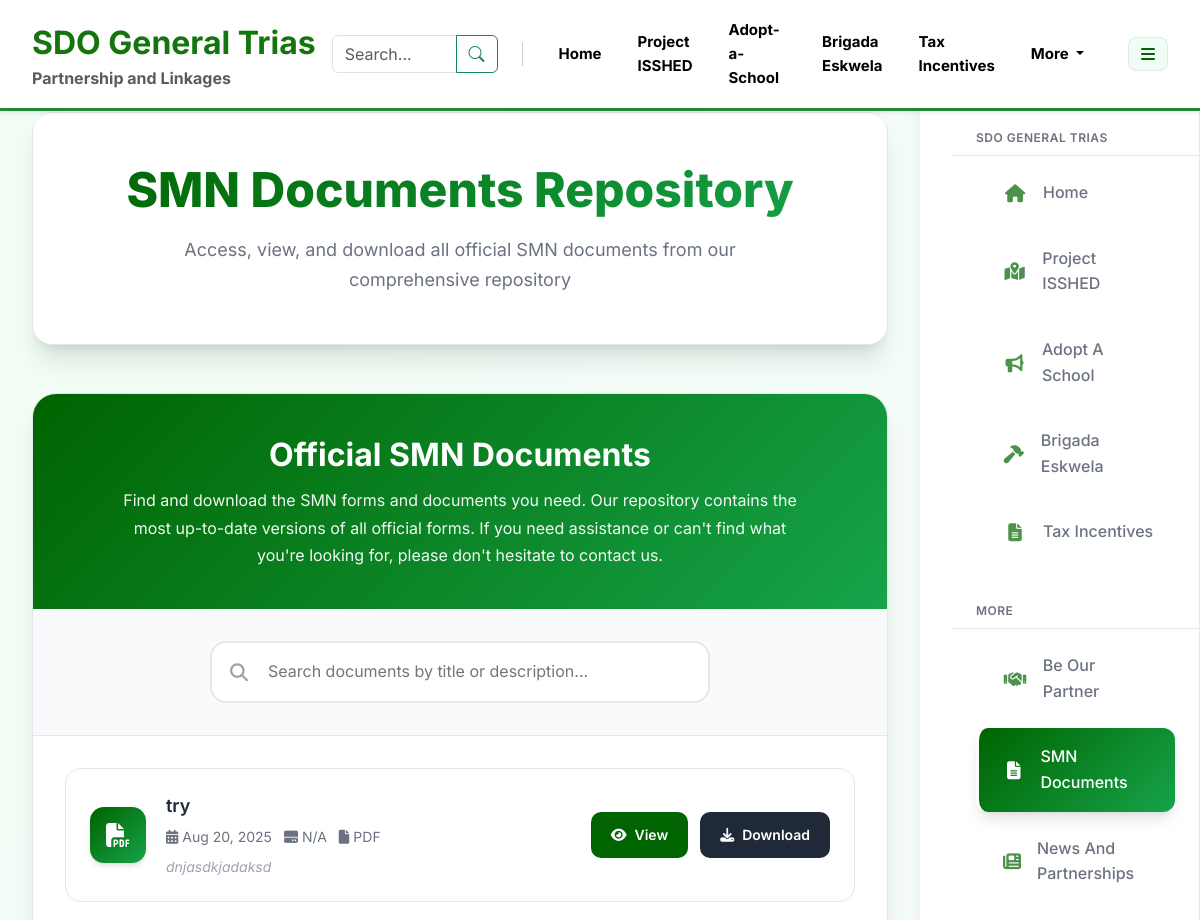
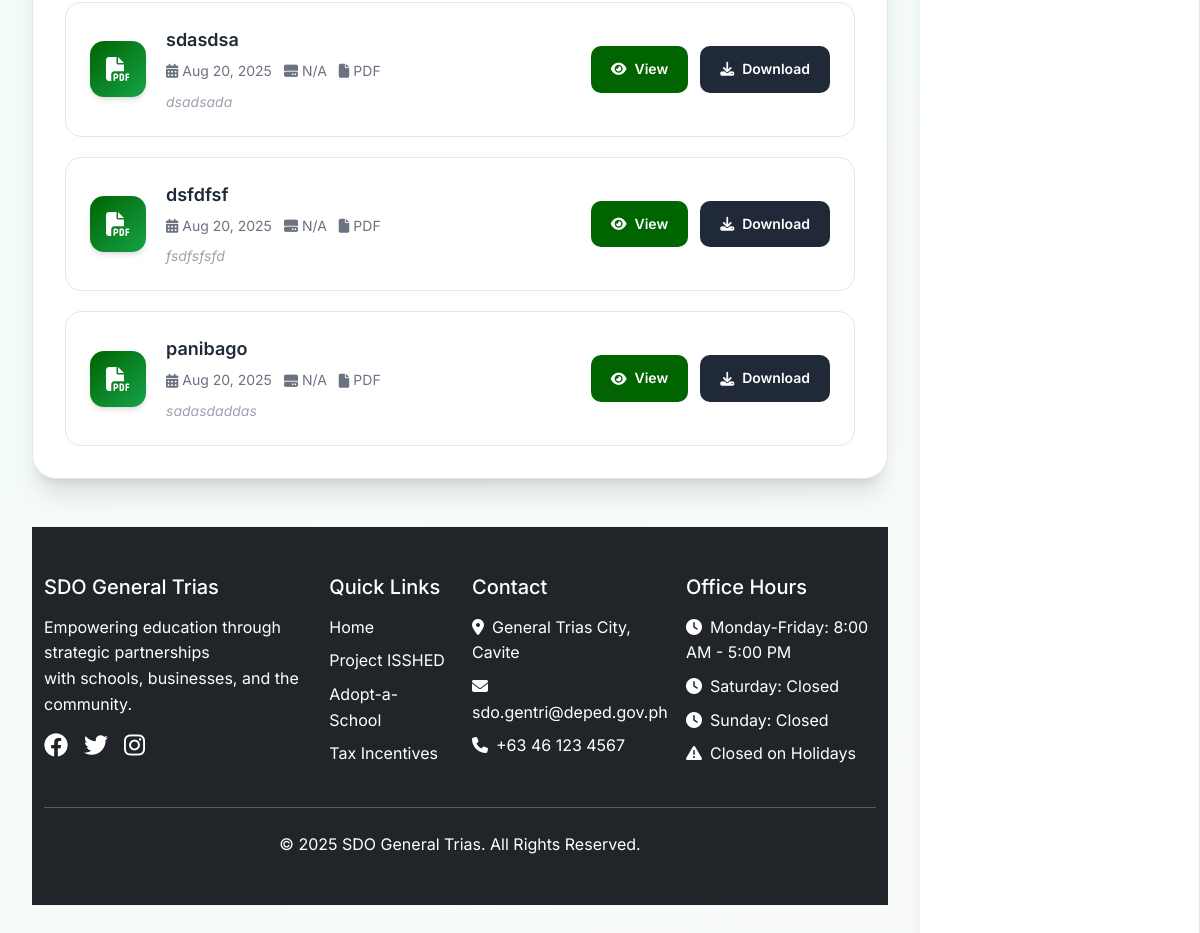
Screenshot of /user/smn_document.php with the database file from the repository (2 pictures, top to bottom).
### tables this page shows
CREATE TABLE `smn_documents` (
  `id` int(11) NOT NULL,
  `title` varchar(255) NOT NULL,
  `description` text DEFAULT NULL,
  `file_path` varchar(255) NOT NULL,
  `upload_date` datetime NOT NULL
);

### user/smn_document.php (the view, shortened to what this page needs)
<?php
function isActive($pageName) {
    $currentPage = basename($_SERVER['PHP_SELF']);
    return ($currentPage == $pageName) ? 'active-nav' : '';
}
$servername = "localhost";
$username = "root";
$password = "";
$dbname = "sdo_gentri";
$conn = new mysqli($servername, $username, $password, $dbname);
$docsSql = "SELECT * FROM smn_documents ORDER BY upload_date DESC";
$docsResult = $conn->query($docsSql);
?>
<!DOCTYPE html>
<html lang="en">
<head>
    <link href="https://cdn.jsdelivr.net/npm/bootstrap@5.3.7/dist/css/bootstrap.min.css" rel="stylesheet">
    <link rel="stylesheet" href="https://cdn.jsdelivr.net/npm/bootstrap-icons@1.10.5/font/bootstrap-icons.css">
    <link href="https://cdnjs.cloudflare.com/ajax/libs/font-awesome/6.4.0/css/all.min.css" rel="stylesheet">
</head>
<body>
<nav class="navbar navbar-expand-lg fixed-top bg-light shadow-sm">
    <div class="container-fluid">
        <div class="navbar-brand d-flex flex-column align-items-start">
            <span class="custom-green fw-bold">SDO General Trias</span>
            <span class="text-muted fs-6">Partnership and Linkages</span>
        </div>
        <div class="collapse navbar-collapse justify-content-end" id="navbarGenTri">
            <ul class="navbar-nav mb-2 mb-lg-0 align-items-center">
                <li class="nav-item me-3">
                    <form class="d-flex" role="search">
                        <div class="input-group">
                            <input class="form-control" type="search" placeholder="Search..." aria-label="Search">
                            <button class="btn btn-outline-success" type="submit">
                                <i class="bi bi-search"></i>
                            </button>
                        </div>
                    </form>
                </li>
                <li class="nav-item d-none d-lg-flex align-items-center px-2">
                </li>
                <li class="nav-item">
                    <a class="nav-link fw-bold" href="index.html">Home</a>
                </li>
                <li class="nav-item">
                    <a class="nav-link fw-bold" href="proj-isshed.html">Project ISSHED</a>
                </li>
                <li class="nav-item">
                    <a class="nav-link fw-bold" href="#adopt-a-school">Adopt-a-School</a>
                </li>
                <li class="nav-item">
                    <a class="nav-link fw-bold" href="#brigada-eskwela">Brigada Eskwela</a>
                </li>
                <li class="nav-item">
                    <a class="nav-link fw-bold" href="taxIncentives.html">Tax Incentives</a>
                </li>
                <li class="nav-item dropdown">
                    <a class="nav-link dropdown-toggle fw-bold" href="#" role="button" data-bs-toggle="dropdown" aria-expanded="false">
                        More
                    </a>
                </li>
                <li class="nav-item">
                    <label for="checkbox" class="sidebar-toggle d-flex align-items-center ms-3">
                        <i class="fa fa-bars" aria-hidden="true"></i>
                    </label>
                </li>
            </ul>
        </div>
    </div>
</nav>
<div class="body">
    <nav class="side-bar">
        <div class="user-p">
            <ul>
                <div class="menu-category">SDO General Trias</div>
                <li class="<?php echo isActive('index.php'); ?>">
                    <a href="index.php">
                        <i class="fas fa-home"></i>
                        <span>Home</span>
                    </a>
                </li>
                <li class="<?php echo isActive('proj-isshed.php'); ?>">
                    <a href="proj-isshed.php">
                        <i class="fas fa-map-marked-alt"></i>
                        <span>Project ISSHED</span>
                    </a>
                </li>
                <li class="<?php echo isActive('proj-isshed.php'); ?>">
                    <a href="proj-isshed.php#adopt-a-school">
                        <i class="fas fa-bullhorn"></i>
                        <span>Adopt A School</span>
                    </a>
                </li>
                <li class="<?php echo isActive('proj-isshed.php'); ?>">
                    <a href="proj-isshed.php#brigada-eskwela">
                        <i class="fas fa-hammer"></i>
                        <span>Brigada Eskwela</span>
                    </a>
                </li>
                <li class="<?php echo isActive('taxIncentives.php'); ?>">
                    <a href="taxIncentives.php">
                        <i class="fas fa-file-alt"></i>
                        <span>Tax Incentives</span>
                    </a>
                </li>
                <div class="menu-category">MORE</div>
                <li class="<?php echo isActive('Be_our_partner.php'); ?>">
                    <a href="proj-isshed.php#be-our-partner">
                        <i class="fas fa-handshake"></i>
                        <span>Be Our Partner</span>
                    </a>
                </li>
                <li class="<?php echo isActive('smn_document.php'); ?>">
                    <a href="smn_document.php">
                        <i class="fas fa-file-alt"></i>
                        <span>SMN Documents</span>
                    </a>
                </li>
                 <li class="<?php echo isActive('index.php'); ?>">
                    <a href="index.php#news-partnership-updates">
                        <i class="fas fa-newspaper"></i>
                        <span>News And Partnerships</span>
                    </a>
                </li>
            </ul>
        </div>
    </nav>
    <div class="main-content" id="mainContent">
        <main class="main-container">
            <div class="page-header">
                <h1>SMN Documents Repository</h1>
                <p>Access, view, and download all official SMN documents from our comprehensive repository</p>
            </div>
            <div class="documents-section">
                <div class="documents-header">
                    <h2>Official SMN Documents</h2>
                    <p>Find and download the SMN forms and documents you need. Our repository contains the most up-to-date versions of all official forms. If you need assistance or can't find what you're looking for, please don't hesitate to contact us.</p>
                </div>
                <div class="search-section">
                    <div class="search-container">
                        <i class="fas fa-search search-icon"></i>
                        <input type="text" id="searchInput" placeholder="Search documents by title or description...">
                    </div>
                </div>
                <div class="documents-grid" id="documentsGrid">
                    <?php if ($docsResult && $docsResult->num_rows > 0): ?>
                        <?php while ($row = $docsResult->fetch_assoc()): ?>
                        <?php
                        $file_path = $row['file_path'];
                        $file_info = pathinfo($file_path);
                        $file_ext = isset($file_info['extension']) ? strtoupper($file_info['extension']) : 'PDF';
                        $full_path = $_SERVER['DOCUMENT_ROOT'] . '/' . $file_path;
                        $file_size = file_exists($full_path) ? formatSizeUnits(filesize($full_path)) : 'N/A';
                        $upload_date = date('M d, Y', strtotime($row['upload_date']));
                        ?>
                        <div class="document-card" data-title="<?php echo strtolower(htmlspecialchars($row['title'])); ?>" data-description="<?php echo strtolower(htmlspecialchars($row['description'] ?? '')); ?>">
                            <div class="document-info">
                                <div class="document-icon">
                                    <i class="fas fa-file-pdf"></i>
                                </div>
                                <div class="document-details">
                                    <h3 class="document-title"><?php echo htmlspecialchars($row['title']); ?></h3>
                                    <div class="document-meta">
                                        <span><i class="fas fa-calendar-alt"></i> <?php echo $upload_date; ?></span>
                                        <span><i class="fas fa-hdd"></i> <?php echo $file_size; ?></span>
                                        <span><i class="fas fa-file"></i> <?php echo $file_ext; ?></span>
                                    </div>
                                    <?php if (!empty($row['description'])): ?>
                                        <div class="document-description"><?php echo htmlspecialchars($row['description']); ?></div>
                                    <?php endif; ?>
                                </div>
                            </div>
                            <div class="document-actions">
                                <a href="/<?php echo $file_path; ?>" target="_blank" class="action-btn view-btn">
                                    <i class="fas fa-eye"></i>
                                    View
                                </a>
                                <a href="/<?php echo $file_path; ?>" download class="action-btn download-btn">
                                    <i class="fas fa-download"></i>
                                    Download
                                </a>
                            </div>
                        </div>
                        <?php endwhile; ?>
                    <?php endif; ?>
                </div>
            </div>
        </main>
        <footer class="bg-dark text-white py-5 mt-5">
            <div class="container">
                <div class="row">
                    <div class="col-lg-4 mb-4 mb-lg-0">
                        <h5 class="mb-3">SDO General Trias</h5>
                        <p>Empowering education through strategic partnerships <br> with schools, businesses, and the community.</p>
                        <div class="d-flex gap-3">
                            <a href="#" class="text-white"><i class="fab fa-facebook fs-4"></i></a>
                            <a href="#" class="text-white"><i class="fab fa-twitter fs-4"></i></a>
                            <a href="#" class="text-white"><i class="fab fa-instagram fs-4"></i></a>
                        </div>
                    </div>
                    <div class="col-lg-2 col-md-6 mb-4 mb-md-0">
                        <h5 class="mb-3">Quick Links</h5>
                        <ul class="list-unstyled">
                            <li class="mb-2"><a href="index.php" class="text-white text-decoration-none">Home</a></li>
                            <li class="mb-2"><a href="proj-isshed.php" class="text-white text-decoration-none">Project ISSHED</a></li>
                            <li class="mb-2"><a href="proj-isshed.php#adopt-a-school" class="text-white text-decoration-none">Adopt-a-School</a></li>
                            <li class="mb-2"><a href="taxIncentives.php" class="text-white text-decoration-none">Tax Incentives</a></li>
                        </ul>
                    </div>
                    <div class="col-lg-3 col-md-6 mb-4 mb-md-0">
                        <h5 class="mb-3">Contact</h5>
                        <ul class="list-unstyled">
                            <li class="mb-2"><i class="fas fa-map-marker-alt me-2"></i>General Trias City, Cavite</li>
                            <li class="mb-2"><i class="fas fa-envelope me-2"></i>sdo.gentri@deped.gov.ph</li>
                            <li class="mb-2"><i class="fas fa-phone me-2"></i>+63 46 123 4567</li>
                        </ul>
                    </div>
                    <div class="col-lg-3">
                        <h5 class="mb-3">Office Hours</h5>
                        <ul class="list-unstyled">
                            <li class="mb-2"><i class="fas fa-clock me-2"></i>Monday-Friday: 8:00 AM - 5:00 PM</li>
                            <li class="mb-2"><i class="fas fa-clock me-2"></i>Saturday: Closed</li>
                            <li class="mb-2"><i class="fas fa-clock me-2"></i>Sunday: Closed</li>
                            <li class="mb-2"><i class="fas fa-exclamation-triangle me-2"></i>Closed on Holidays</li>
                        </ul>
                    </div>
                </div>
                <hr class="my-4">
                <div class="text-center">
                    <p class="mb-0">© 2025 SDO General Trias. All Rights Reserved.</p>
                </div>
            </div>
        </footer>
    </div>
</div>
</body>
</html>

### rows the page displays
smn_documents: title "try", upload_date "Aug 20, 2025", file_path "N/A", file_path "PDF", description "dnjasdkjadaksd"
smn_documents: title "sdasdsa", upload_date "Aug 20, 2025", file_path "N/A", file_path "PDF", description "dsadsada"
smn_documents: title "dsfdfsf", upload_date "Aug 20, 2025", file_path "N/A", file_path "PDF", description "fsdfsfsfd"
smn_documents: title "panibago", upload_date "Aug 20, 2025", file_path "N/A", file_path "PDF", description "sadasdaddas"
